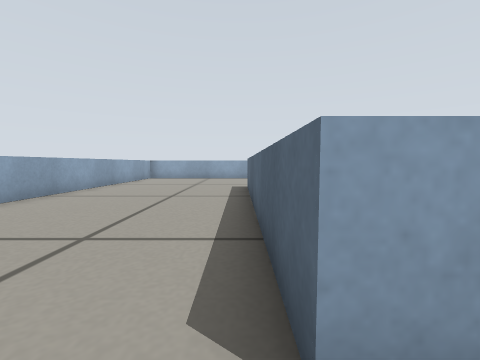
view 1 (above)

24 first-person views from a walk through a robot-simulator world made for Gazebo. The camera is 0.24 m above the floor, tilts 4° down and sees 90° across. The floor is counted in squares, 0.25 m on a side. Each view is taken from the middle of a square. On the plan, view 1 faces up. The plan holds only what a view shows up to about 10 squares ahead; the rest is blank.

view 2
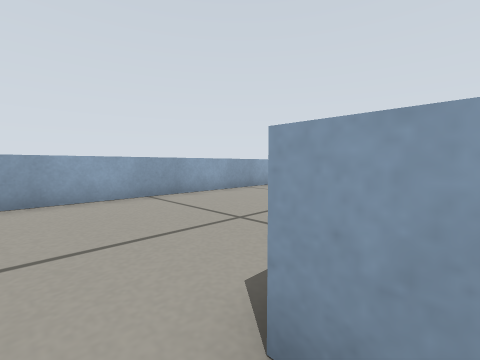

view 3
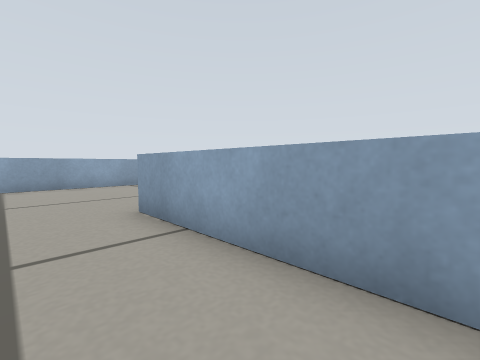

view 4
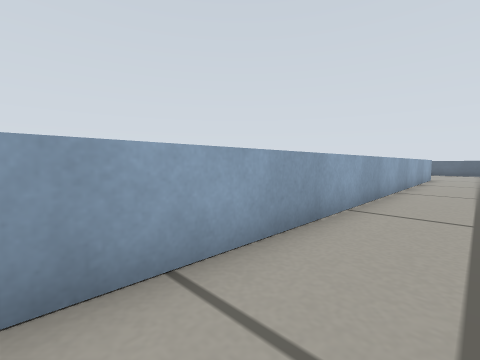

view 5
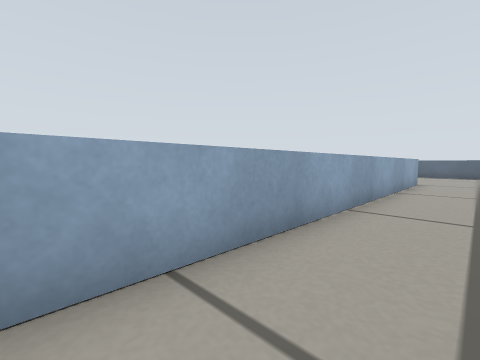

view 6
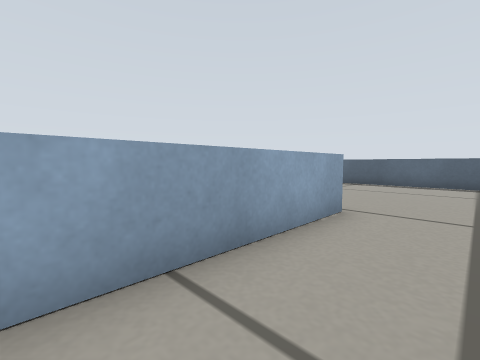

view 7
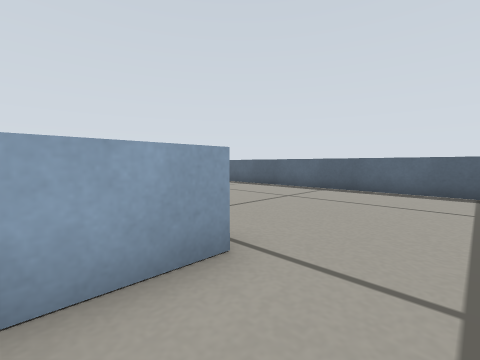

view 8
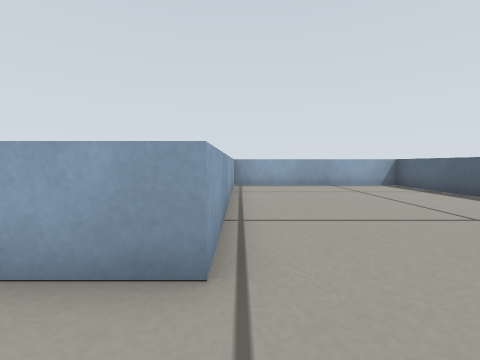

view 9
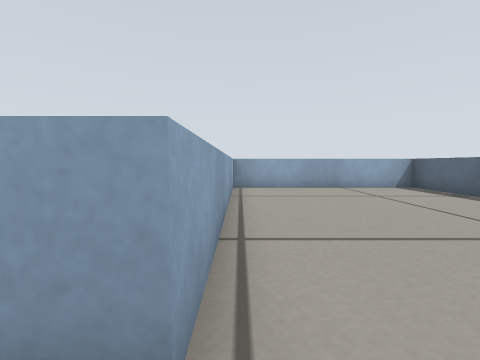

view 10
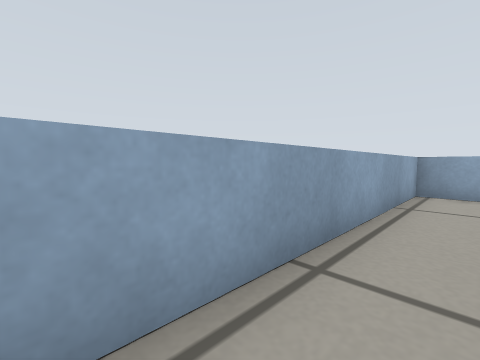

view 11
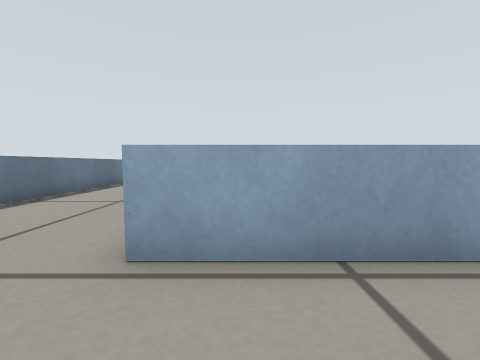

view 12
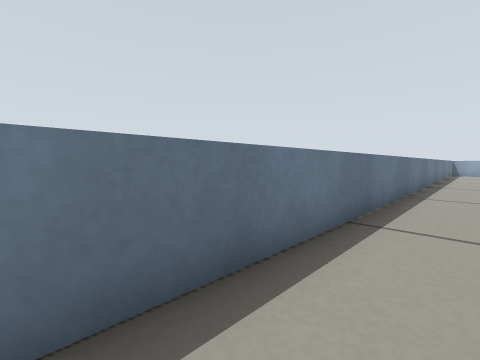

view 13
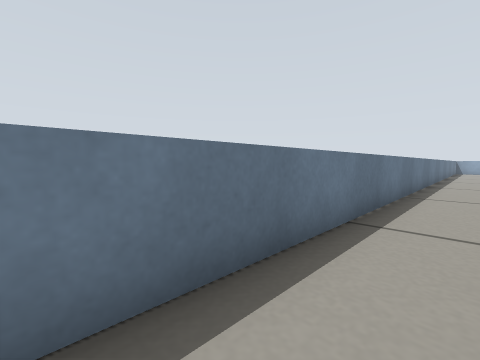

view 14
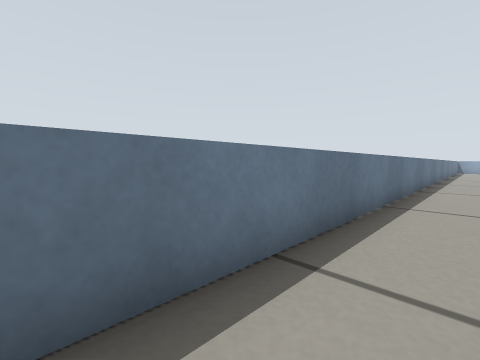

view 15
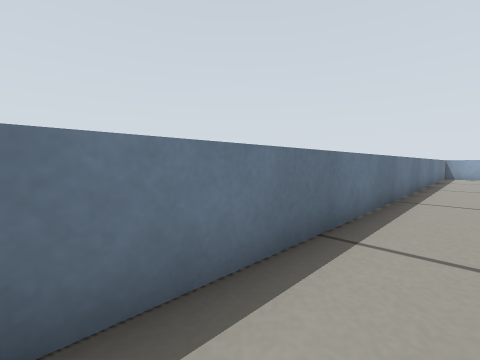

view 16
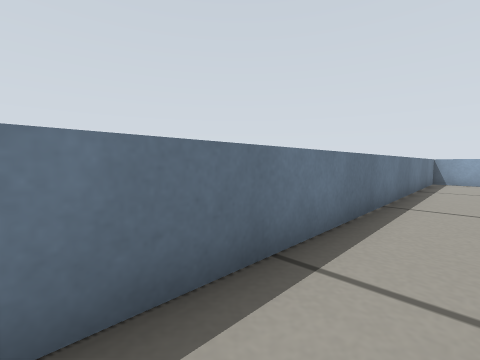

view 17
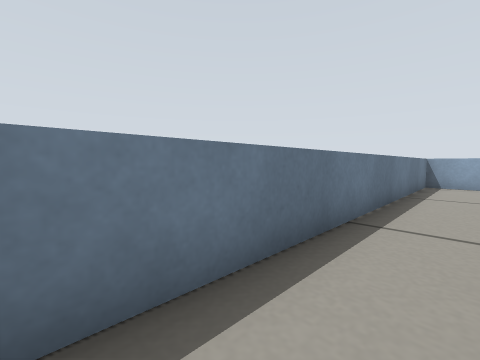

view 18
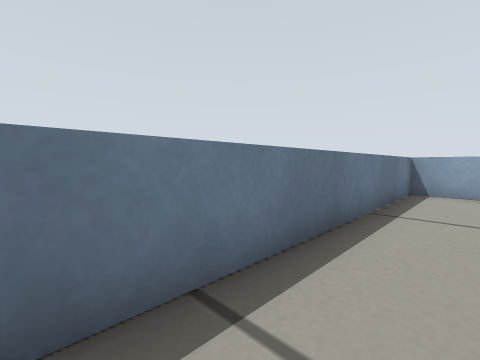

view 19
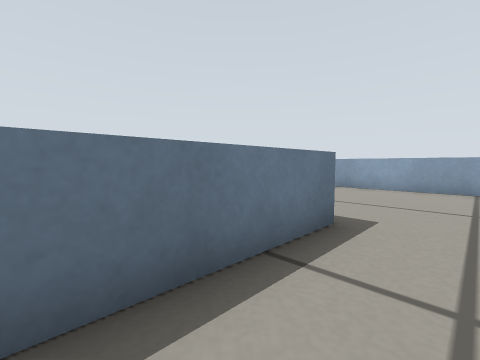

view 20
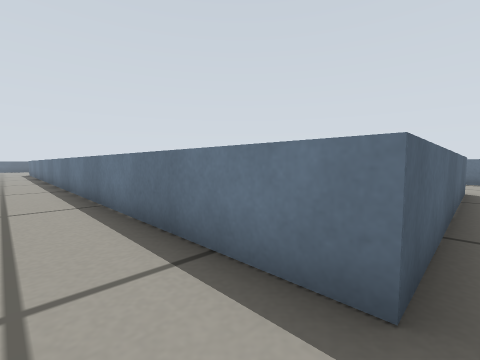

view 21
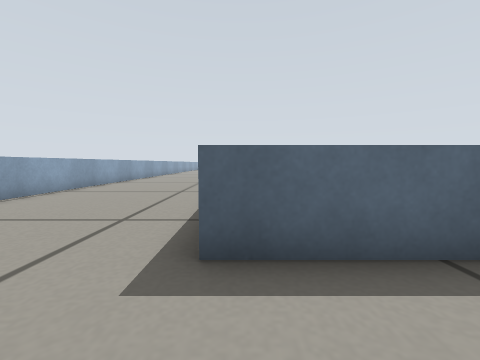

view 22
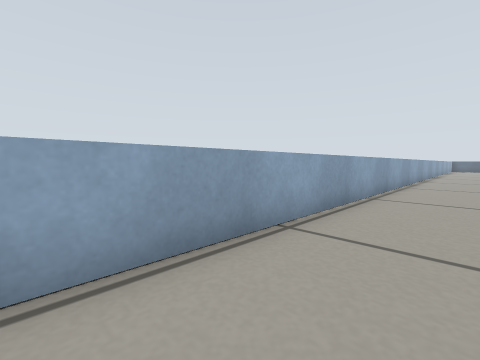

view 23
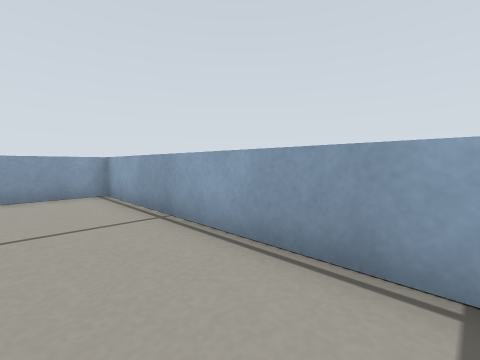

view 24
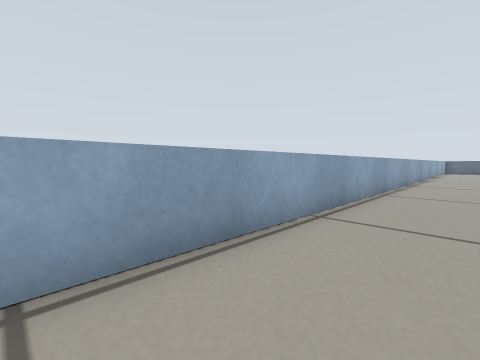

### Floor plan
Points are (right, up) in squares from view 1. A wall is a line through its corners. A room is listed if a view was taken in it or the views show most of it. See-through windows are left out.
Room 1 (views 1, 2, 3, 4, 5, 6, 7, 8, 9, 12, 15, 16, 17, 18, 19, 20, 21, 22, 23, 24)
walls: (17.7, 0.9) (0.3, 0.9) (0.3, 9.4) (12.6, 9.4); (18, 15.2) (-5.7, 15.2) (-5.7, 12.9); (-5.7, 11.1) (-5.7, -3.5) (18.4, -3.5)
ways out: opening at (18, -1) to room 2
Room 2 (views 10, 11, 13, 14)
walls: (24.7, -1.1) (24.7, 9.4) (17.7, 9.4) (17.7, 0.9); (18.4, -3.5) (24.1, -3.5)
ways out: opening at (18, -1) to room 1

Where each view was taken, in squares from view 1:
view 1: 0 up, 0 right, facing up
view 2: 0 up, 1 right, facing up-left
view 3: 1 down, 5 right, facing up-left
view 4: 1 down, 1 right, facing up-right
view 5: 1 down, 5 right, facing up-right
view 6: 1 down, 13 right, facing up-right
view 7: 1 down, 16 right, facing up-right
view 8: 1 down, 18 right, facing up
view 9: 0 up, 18 right, facing up
view 10: 1 up, 19 right, facing up-left
view 11: 2 up, 20 right, facing left
view 12: 2 down, 18 right, facing down-left
view 13: 2 down, 22 right, facing down-left
view 14: 2 down, 24 right, facing down-left
view 15: 2 down, 13 right, facing down-left
view 16: 2 down, 8 right, facing down-left
view 17: 2 down, 6 right, facing down-left
view 18: 2 down, 3 right, facing down-left
view 19: 11 up, 4 right, facing down-left
view 20: 11 up, 0 right, facing down-right
view 21: 9 up, 2 left, facing right
view 22: 13 up, 1 left, facing up-right
view 23: 13 up, 2 right, facing up-left
view 24: 13 up, 6 right, facing up-right
